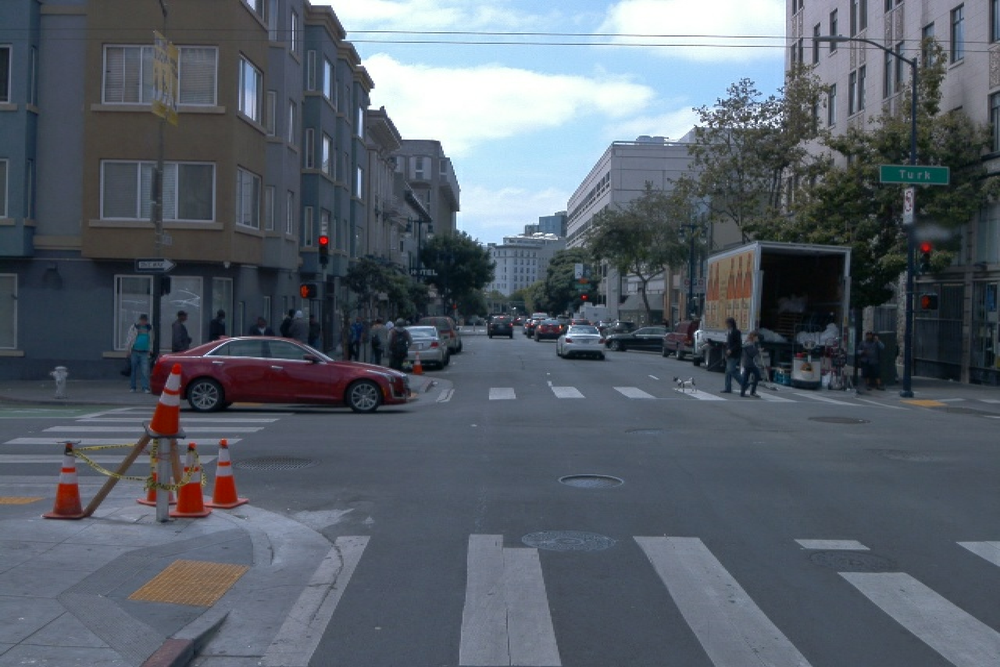
#> input picture Lectures/Udacity/Self_Driving_Car_Engineer_Nanodegree/1_Computer_Vision/L3_Sensor_and_Camera_Calibration/images/segment-12321865437129862911_3480_000_3500_000_with_camera_labels_2.png, 1000 x 667 px, shrunk from 1920 x 1280 before the run, found by its file name
$ jupyter execute Pixel_level_transformation.ipynb
#> lines starting #> are read from the running program, lines starting #| are printed output that depends on the picture; after the words box and inside, x2 and y2 are one past the last pixel; in counts of white or black regions, pixels touching at a corner belong together
## Pixel level transformation with Pillow

[cell 1]
import matplotlib.pyplot as plt
import numpy as np
from PIL import Image

#### Load an image

We can use the Pillow library to load an image and convert it in the different color spaces

[cell 2]
impath = 'images/segment-12321865437129862911_3480_000_3500_000_with_camera_labels_2.png'

[cell 3]
img = Image.open(impath)
#> img is the input picture: PIL image 1000x667 RGB; mean R, G, B 87.4, 95.8, 106.1

[cell 4]
img

A Pillow image has several attribute, such as size, name or mode

[cell 5]
print(f'Our image is a {img.mode} image, of dimensions {img.size} and located at {img.filename}')
#> (printed output is left out)

[cell 6]
img_rgb = img.convert('RGB')

[cell 7]
img_rgb

#### Convert an image

Once the image is loaded, we can convert it between different color spaces.

[cell 8]
# convert to grayscale
img_gray = img.convert('L')
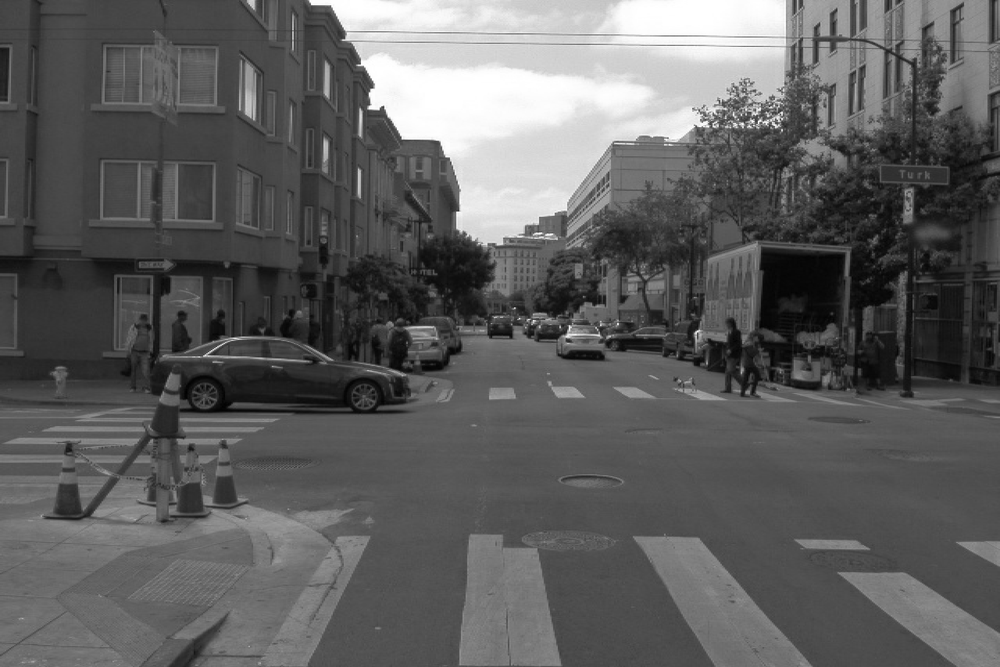
#> img_gray: PIL image 1000x667 L; min 0, max 255, mean 94.4

[cell 9]
img_gray

[cell 10]
# convert to hsv. PNG does not support HSV color model and we cannot display it.
img_hsv = img.convert('HSV')
#> img_hsv: PIL image 1000x667 HSV; mean H, S, V 140.4, 59.9, 108

#### Color thresholding

[cell 11]
img_rgb

Let's try to mask everything but the red car. We can use the convert hsv image to threshold because it will be easier to isolate colors.

[cell 12]
imarr = np.array(img_hsv)

Isolate the hue channel

[cell 13]
hue = imarr[..., 0]
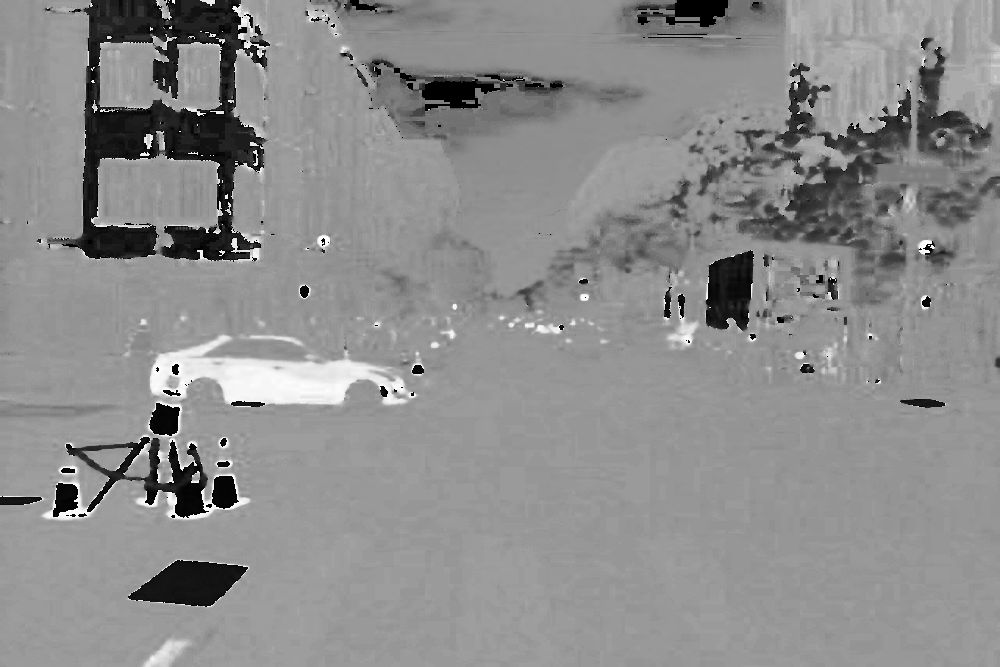
#> hue: shape (667, 1000); min 0, max 254, mean 140.4

Pillow converted HSV image have 3 channels containing 8 bits pixels. Because of that we need to convert the dark red hue (~340) in the same scale. However, when converting an image to HSV, Pillow keep the image in the int8 format (with pixel values ranging from 0-255). A simple cross multiplication tells us than 340 in the 0-360 range is roughly equal to 240 in the 0-255 range. Therefore, we need to filter out the hue values under 240.

[cell 14]
red_hue = (hue > 240).astype(np.uint8)
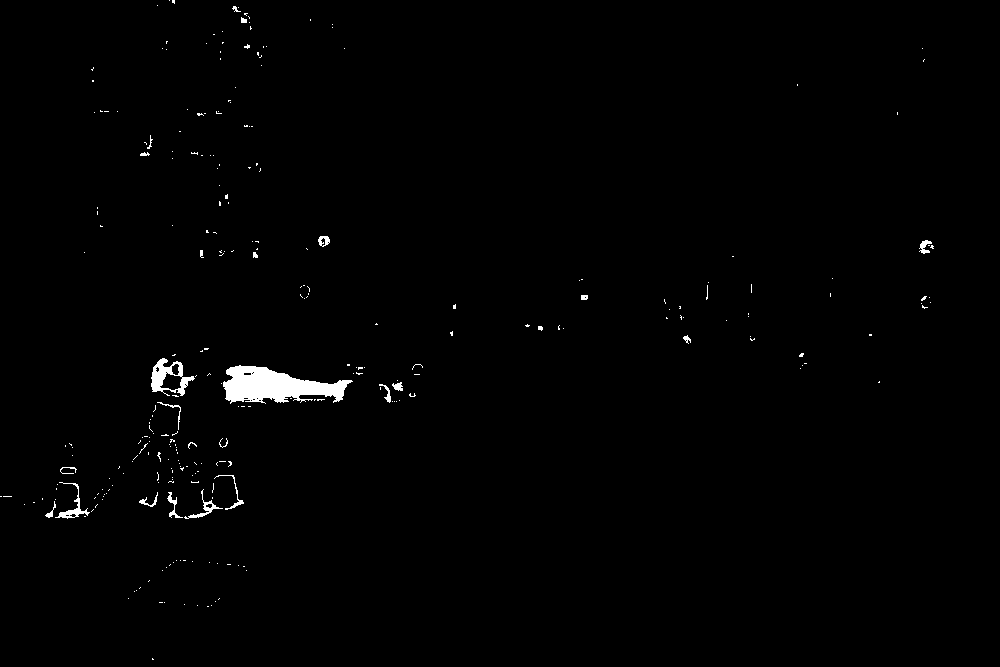
#> red_hue: shape (667, 1000); values 0 (black) and 1 (white), 0.9% white; 282 white regions (257 under 20 px), largest, box (x1, y1, x2, y2) and area: (223, 365, 353, 404) 2944, (151, 358, 195, 396) 679, (55, 482, 90, 519) 251

We can use this to mask the rgb image

[cell 15]
masked_rgb = np.array(img_rgb * np.stack([red_hue]*3, axis=2))

And we can convert this array back to a Pillow image

[cell 16]
# we use this to emphasize the colors and make the object more visibles
masked_rgb *= 2
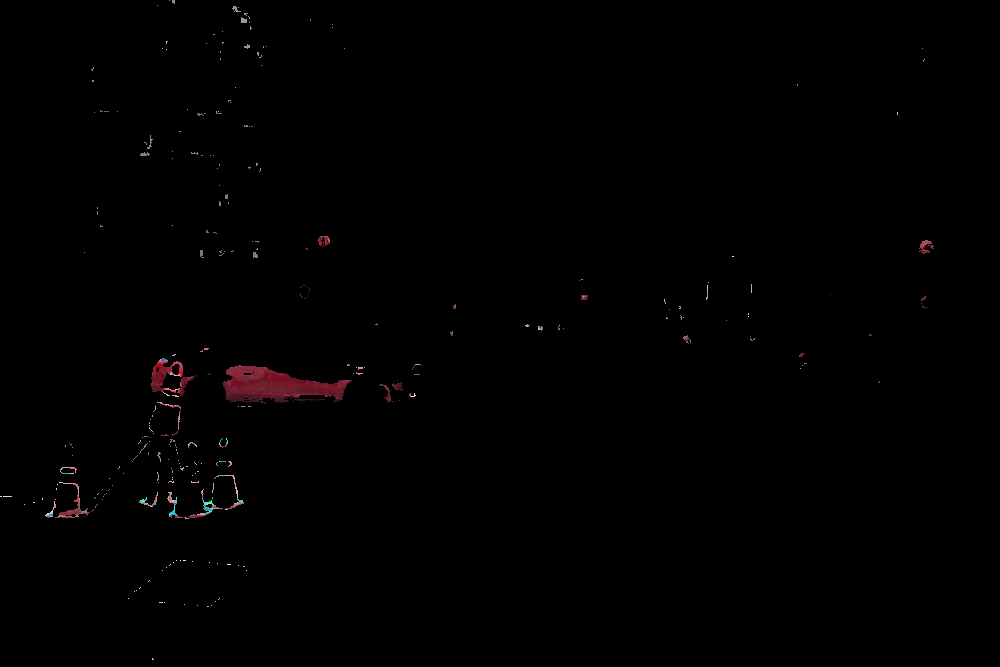
#> masked_rgb: shape (667, 1000, 3); mean R, G, B 1.1, 0.6, 0.7

$ run again, with Lectures/Udacity/Self_Driving_Car_Engineer_Nanodegree/1_Computer_Vision/L3_Sensor_and_Camera_Calibration/images/segment-12257951615341726923_2196_690_2216_690_with_camera_labels_11.png copied over Lectures/Udacity/Self_Driving_Car_Engineer_Nanodegree/1_Computer_Vision/L3_Sensor_and_Camera_Calibration/images/segment-12321865437129862911_3480_000_3500_000_with_camera_labels_2.png
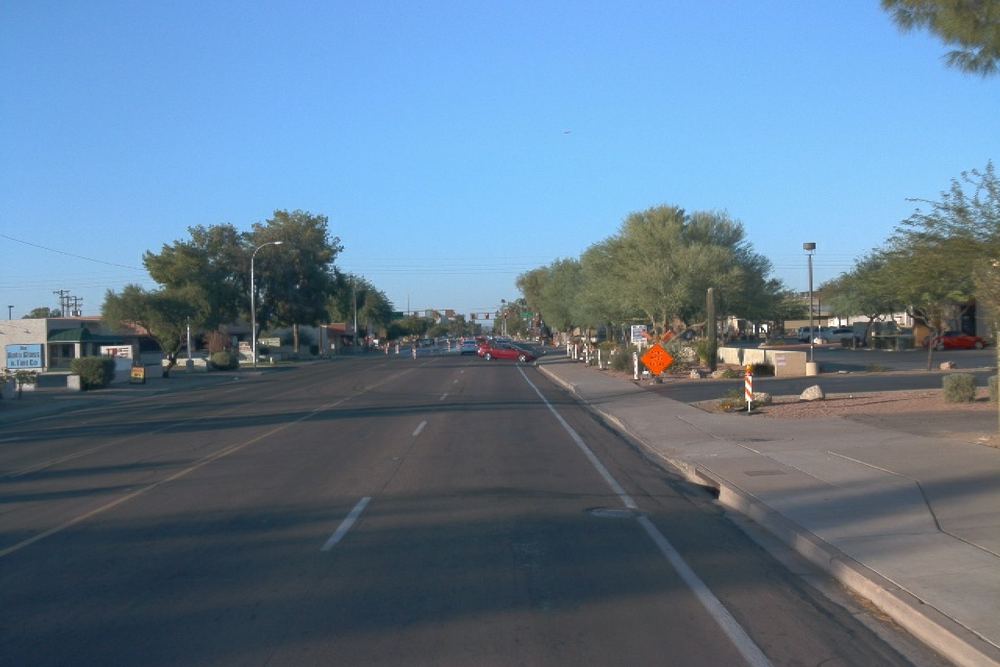
#> input picture Lectures/Udacity/Self_Driving_Car_Engineer_Nanodegree/1_Computer_Vision/L3_Sensor_and_Camera_Calibration/images/segment-12257951615341726923_2196_690_2216_690_with_camera_labels_11.png, 1000 x 667 px, shrunk from 1920 x 1280 before the run, found by its file name
#> img is the input picture: PIL image 1000x667 RGB; mean R, G, B 97.8, 122.5, 144.8
#> (printed output is left out)
#> img_hsv: PIL image 1000x667 HSV; mean H, S, V 127.9, 78.7, 149.1
#> `red_hue = (hue > 240).astype(np.uint8)`:
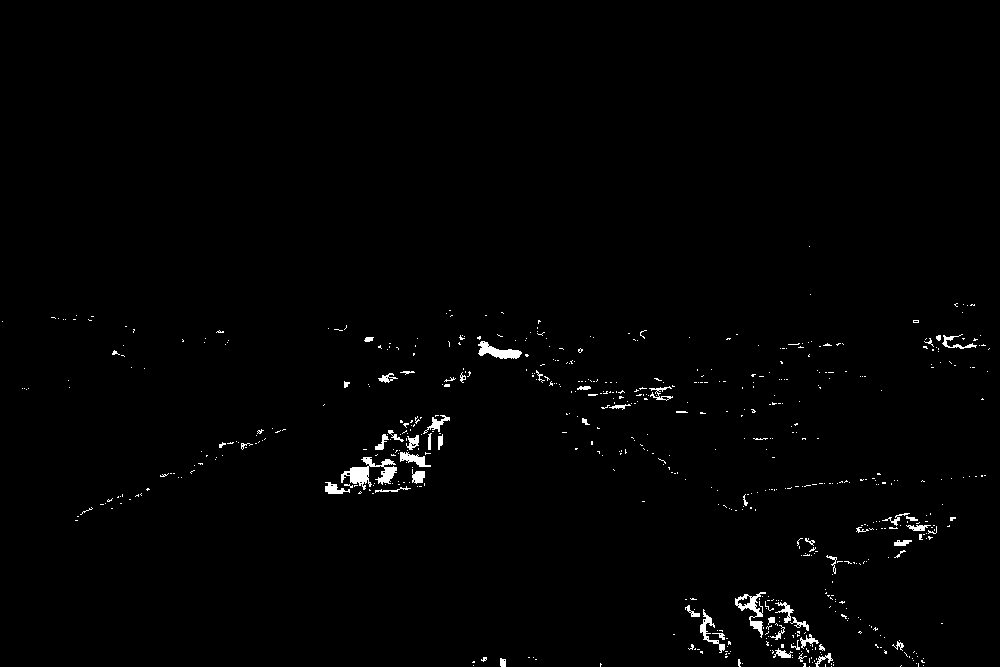
#> red_hue: shape (667, 1000); values 0 (black) and 1 (white), 1% white; 632 white regions (576 under 20 px), largest, box (x1, y1, x2, y2) and area: (341, 457, 397, 490) 742, (735, 592, 766, 638) 415, (478, 341, 522, 359) 391
#> `masked_rgb *= 2`:
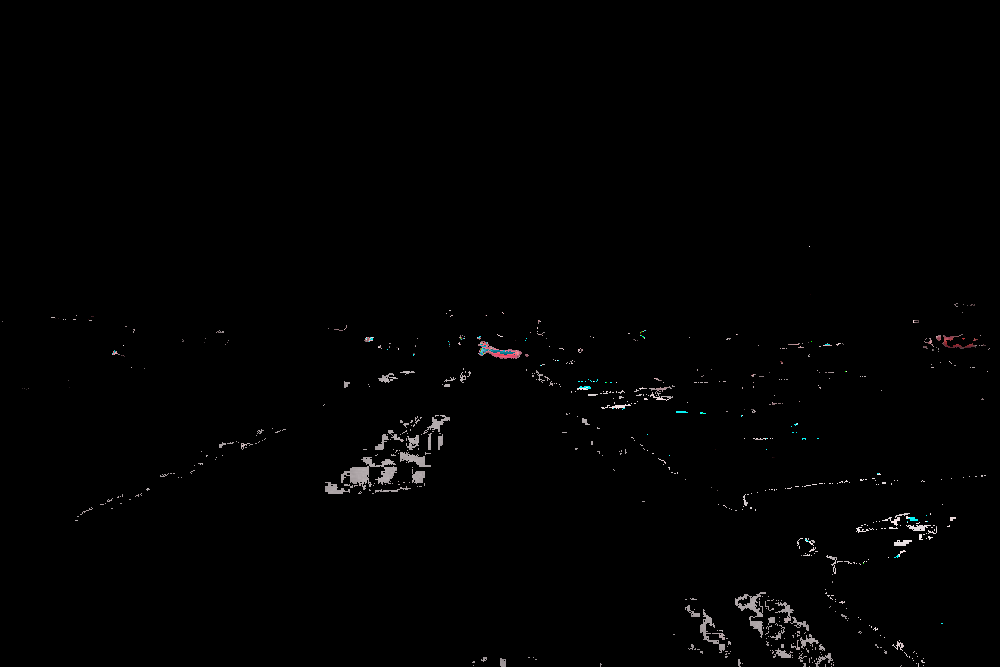
#> masked_rgb: shape (667, 1000, 3); mean R, G, B 1.8, 1.7, 1.8
